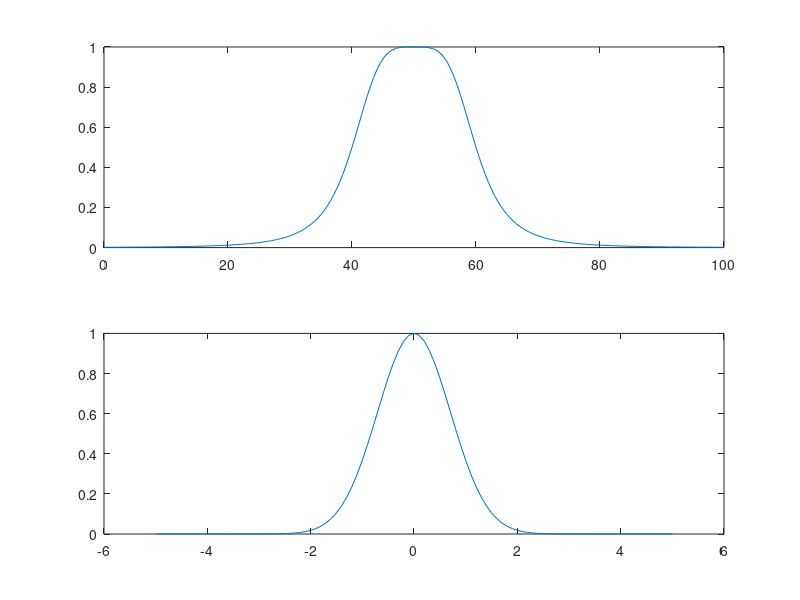

Source code (MATLAB):
x = 0:0.5:100;
x2 = -5:0.1:5;

y1 = 1 ./ (1 + ((x-50)/10).^4);

y2 = exp(-x2.^2);

subplot(211)
plot(x,y1)

subplot(212)
plot(x2,y2)